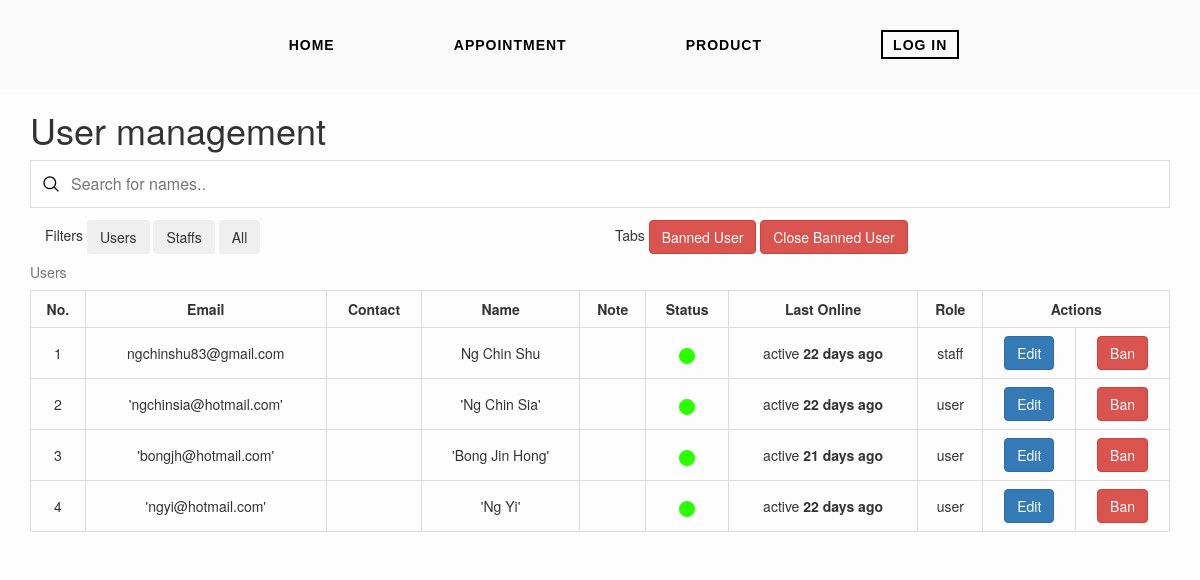
Page /staff/user.php on the committed database.
### tables this page shows
CREATE TABLE `users` (
  `image_path` varchar(100) DEFAULT NULL,
  `userId` int(11) NOT NULL,
  `email` varchar(100) NOT NULL,
  `contact` varchar(100) NOT NULL,
  `password` varchar(100) DEFAULT NULL,
  `name` varchar(150) NOT NULL,
  `role` varchar(20) NOT NULL,
  `note` varchar(200) DEFAULT NULL,
  `lastSignIn` date DEFAULT NULL,
  `forgotPasswordId` varchar(32) DEFAULT NULL,
  `banned` varchar(10) DEFAULT NULL,
  `bannedDate` date DEFAULT NULL,
  `bannedReason` varchar(255) DEFAULT NULL,
  `bannedDuration` int(10) DEFAULT NULL
);

### staff/user.php (the view, shortened to what this page needs)
<?php include "../db_connect.php"; ?>
<!DOCTYPE html>
<html lang="en">
  <head>
    <link rel="stylesheet" type="text/css" href="../font/flaticon.css"/>
    <link rel="stylesheet" href="https://maxcdn.bootstrapcdn.com/bootstrap/3.4.0/css/bootstrap.min.css">
    <link rel="stylesheet" href="https://cdnjs.cloudflare.com/ajax/libs/font-awesome/4.7.0/css/font-awesome.min.css">
    <link rel="stylesheet" type="text/css" href="../style.css">
  </head>
  <body>
      <?php include "../navigationBar.php" ?>
    <div class="container">
      <h1>User management</h1>
      <input type="text" id="userInput" onkeyup="searchUser()" placeholder="Search for names..">
      <div class="col-lg-6 col-xs-6">Filters <button type="button" onclick="filterUsers()" class="btn btn-light">Users</button> <button type="button" onclick="filterStaffs()" class="btn btn-light">Staffs</button> <button type="button" onclick="filterAll()" class="btn btn-light">All</button></div>
        <div class="col-lg-6 col-xs-6"> Tabs <button type="button" onclick="showBannedUser()" class="btn btn-danger">Banned User</button> <button type="button" onclick="hideBannedUser()" class="btn btn-danger">Close Banned User</button></div>
      <tbody>
        <table class="table table-bordered ttb" id="userTable">
          <caption>Users</caption>
          <tr>
            <th>No.
            </th>
            <th>Email
            </th>
            <th>Contact
            </th>
            <th>Name
            </th>
            <th>Note
            </th>
            <th>Status
            </th>
            <th>Last Online
            </th>
            <th>Role
            </th>
            <th colspan="2">Actions
            </th>
          </tr>
          <?php
            $query = "SELECT * FROM users WHERE banned IS NULL";
            $data = $conn->query($query);
            $data->execute();
            $userNo = 0;
            foreach($data as $row)
            {
              $lastSignIn = $row['lastSignIn'];
              $today = date("Y-m-d");
              $dateToday = strtotime("$today");
              $dateLastSignIn = strtotime("$lastSignIn");
              $days = ($dateToday - $dateLastSignIn)/60/60/24;
              if ($days <= 30){
                $src = "../images/active-icon.png";
              }
              if($days > 1){
                $show = $days . " days ago";
              }
              $userNo ++;
              $id = $row['userId'];
              echo "<tr><td>" . $userNo . "</td><td>" . $row['email'] . "</td><td>" . $row['contact'] . "</td><td>" . $row['name'] . "</td><td>" . $row ['note'] . "</td><td>" . "<img src='$src' alt='$src'/>" . "</td><td>" . "active <b>" . $show . "</b>" . "</td><td>" . $row['role'] . "</td><td><form method='post' onsubmit='return confirm(\"Are you sure you want to perform this action?\");'>" . "<button type='submit' class='btn btn-primary' name='idEdit' onclick='openUserEdit()' value ='$id'>Edit</button></form></td><td><form method='post' onsubmit='return confirm(\"Ban this user?\");'><button type='submit' class='btn btn-danger' name='idBan' value ='$id'>Ban</button></form></td>" . "</tr>";
            }
            ?>
        </table>
      </tbody>
    </div>
  </body>
</html>

### navigationBar.php (shortened to what this page needs)
<?php echo "<section id='navigation-bar'>
            <div class='appointment-container'>
                <nav id='sticky-nav'>
                    <ul>"
?>
<?php
    if ( isset($_SESSION["id"]) && $_SESSION["role"] == "staff") {
        echo "<li><p><a href='dashboard.php'>DASHBOARD</a></p></li>
        <li><p><a href='appointment.php'>APPOINTMENT LIST</a></p></li>
        <li><p><a href='inventory.php'>INVENTORY LIST</a></p></li>
        <li><p><a href='user.php'>USER LIST</a></p></li>";
    } else {
        echo "<li><p><a href='index.php'>HOME</a></p></li>
        <li><p><a href='appointment.php'>APPOINTMENT</a></p></li>
        <li><p><a href='inventory.php'>PRODUCT</a></p></li>";
    }
?>
<?php
    if (isset($_SESSION["access_token"])) {
        if ($_SESSION["role"] == "staff") {
            echo '<li id="logout-button"><p id="logout-nav-btn"><a href="logout.php">LOG OUT</a></p></li>';
        } else {
            echo '<li id="logout-button"><p id="logout-nav-btn"><a href="../logout.php">LOG OUT</a></p></li>';
        }
    } else {
        if (!isset($_SESSION["id"]) && empty($_SESSION["id"])) {
            echo '<li id="login-button" ><p id="login-nav-btn"><a href="login.php">LOG IN</a></p></li>';
        } else {
            if ($_SESSION["role"] == "staff") {
                echo '<li id="logout-button"><p id="logout-nav-btn"><a href="logout.php">LOG OUT</a></p></li>';
            } else {
                echo '<li id="logout-button"><p id="logout-nav-btn"><a href="../logout.php">LOG OUT</a></p></li>';
            }
        }
    }
?>
<?php
    echo "</ul>
            </nav>
        </div>
    </section>"
?>

### style.css (style rules this page uses)
html { scroll-behavior: smooth; }
html, body { margin: 0; padding: 0; }
body { background-color: #fdfdfd; }
ul { padding-left: 4%; }
.appointment-container nav ul li { display: inline-block; padding: 0 5% 0 5%; }
.appointment-container nav ul li p { margin-top:30%; }
.appointment-container nav ul li a { text-decoration: none; font-family: 'Oswald', sans-serif; font-weight:bold; letter-spacing: 1px; color:black; }
ul { white-space: nowrap; }
nav { height:10vh; min-height:90px; text-align: center; position:relative; z-index: 1; background-color:#FAFAFA; position:sticky; }
.appointment-container { overflow-x:hidden; }
#booknav-btn, #login-nav-btn, #logout-nav-btn { border-width: 2px; border-color:black; border-style: solid; padding:2px 10px 2px 10px; }
.ttb, .ttb th { text-align:center; }
.ttb > tbody > tr > td { vertical-align: middle; }
#userInput { background-image: url('images/magnifying-glass.png'); background-position: 12px 15px; background-repeat: no-repeat; width: 100%; font-size: 16px; padding: 12px 20px 12px 40px; border: 1px solid #ddd; margin-bottom: 12px; }

### rows in the picture
users: email "ngchinshu83@gmail.com", name "Ng Chin Shu", lastSignIn "22 days ago", role "staff"
users: email "'ngchinsia@hotmail.com'", name "'Ng Chin Sia'", lastSignIn "22 days ago", role "user"
users: email "'bongjh@hotmail.com'", name "'Bong Jin Hong'", lastSignIn "21 days ago", role "user"
users: email "'ngyi@hotmail.com'", name "'Ng Yi'", lastSignIn "22 days ago", role "user"
